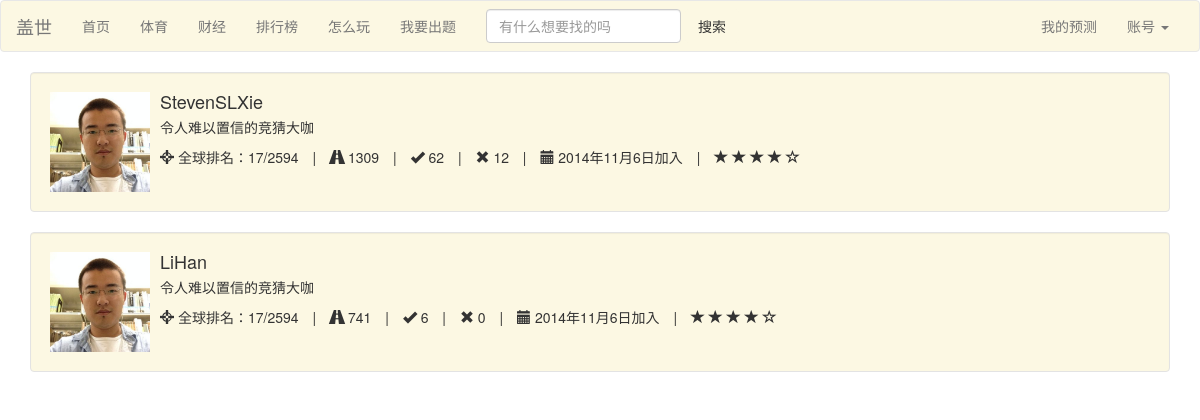
Page /leaderboard (signed in) on the earlier database version.
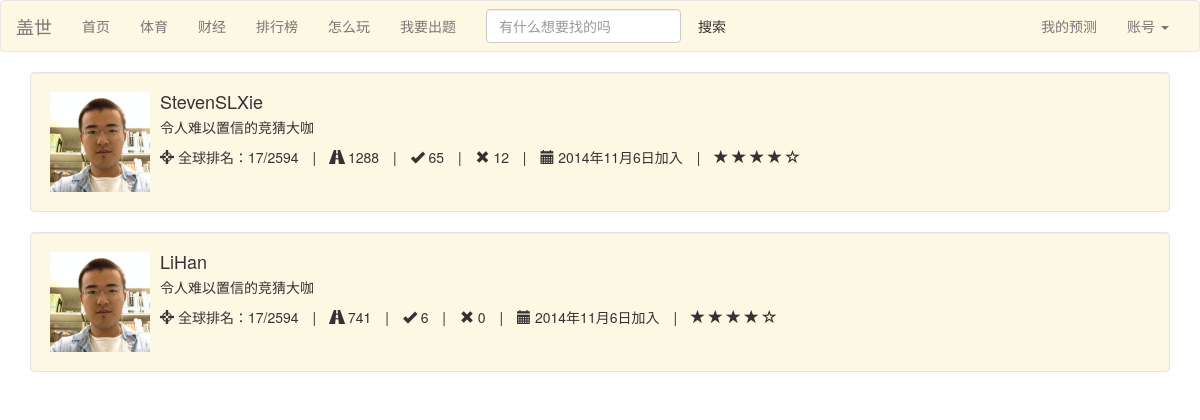
Same page on the later database version.
### Guess/models.py (models this page shows)
class Person(models.Model):
	user = models.OneToOneField(User)
	point = models.IntegerField(default=1000)
	expertise = models.TextField(default='N/A')
	win = models.IntegerField(default=0)
	lose = models.IntegerField(default=0)
	game = models.IntegerField(default=0)
	point_per_game = models.FloatField(default=0.0)
	index = models.IntegerField(default=0)
	class Meta:
		ordering = ('point','point_per_game',)

### Guess/views.py (the view)
# urls.py: url(r'^leaderboard$', 'Guess.views.leaderboard', name='leaderboard'),
def leaderboard(request):
	if not request.user.is_authenticated():
		return redirect(reverse('login'))
	persons = Person.objects.all().order_by('-point','-win')
	return render(request,'leaderboard.html',{'persons':persons})

### Guess/templates/leaderboard.html (shortened to what this page needs)
{% load bootstrap3 %}
{% include "nav_bar.html" %}
<link rel="stylesheet" href="http://cdnjs.cloudflare.com/ajax/libs/font-awesome/4.1.0/css/font-awesome.min.css"/>
{% for person in persons %}
<div class="container">
  <div class="well well-frame-c">
      <div class="media">
      	<a class="pull-left" href="#">
    		<img class="media-object" src="/static/images/me.jpg" height="100" width="100">
  		</a>
  		<div class="media-body">
            <h4 class="media-heading">{{ person.user }}</h4>
             <p>令人难以置信的竞猜大咖</p>
          <ul class="list-inline list-unstyled">
            <li><span><i class="glyphicon glyphicon-screenshot"></i> 全球排名：17/2594 </span></li>
            <li>|</li>
            <li><span><i class="glyphicon glyphicon-road"></i> {{ person.point }}</span></li>
            <li>|</li>
            <li><span><i class="glyphicon glyphicon-ok"></i> {{ person.win }}</span></li>
            <li>|</li>
            <li><span><i class="glyphicon glyphicon-remove"></i> {{ person.lose }}</span></li>
            <li>|</li>
            <li><span><i class="glyphicon glyphicon-calendar"></i> 2014年11月6日加入 </span></li>
            <li>|</li>
            <li>
               <span class="glyphicon glyphicon-star"></span>
                        <span class="glyphicon glyphicon-star"></span>
                        <span class="glyphicon glyphicon-star"></span>
                        <span class="glyphicon glyphicon-star"></span>
                        <span class="glyphicon glyphicon-star-empty"></span>
            </li>
			</ul>
       </div>
    </div>
  </div>
</div>
{% endfor %}

### Guess/templates/nav_bar.html (shortened to what this page needs)
<head>
    <link href='static/bootstrap/css/bootstrap.min.css' rel='stylesheet'>
</head>
<nav class="navbar navbar-default nav-frame-c" role="navigation">
  <div class="container-fluid">
    <div class="navbar-header">
      <a class="navbar-brand" href="{% url 'home' %}">盖世</a>
    </div>
    <div class="collapse navbar-collapse" id="bs-example-navbar-collapse-1">
      <ul class="nav navbar-nav">
        <li><a href="{% url 'home' %}">首页</a></li>
        <li><a href="{% url 'sports' %}">体育</a></li>
        <li><a href="{% url 'finance' %}">财经</a></li>
        <li><a href="{% url 'leaderboard' %}">排行榜</a></li>
        <li><a href="{% url 'proposal' %}">怎么玩</a></li>
        <li><a href="{% url 'proposal' %}">我要出题</a></li>
      </ul>
      <form class="navbar-form navbar-left" role="search">
        <div class="form-group">
          <input type="text" class="form-control" placeholder="有什么想要找的吗">
        </div>
        <button type="submit" class="btn nav-frame-c">搜索</button>
      </form>
      <ul class="nav navbar-nav navbar-right">
        <li><a href="{% url 'profile' %}">我的预测</a></li>
        <li class="dropdown">
          <a id="account_dropdown" href="#" class="dropdown-toggle" data-toggle="dropdown">账号 <span class="caret"></span></a>
        </li>
      </ul>
    </div>
  </div>
</nav>

### Guess/templates/nav_bar.html (style rules this page uses)
.nav-frame-c { background: rgba(252,248,227,1); }

### Guess/templates/leaderboard.html (style rules this page uses)
.well-frame-c { background: rgba(252,248,227,1); }

Differences in the rows shown:
changed Person "StevenSLXie": point "1309" → "1288"; win "62" → "65"
